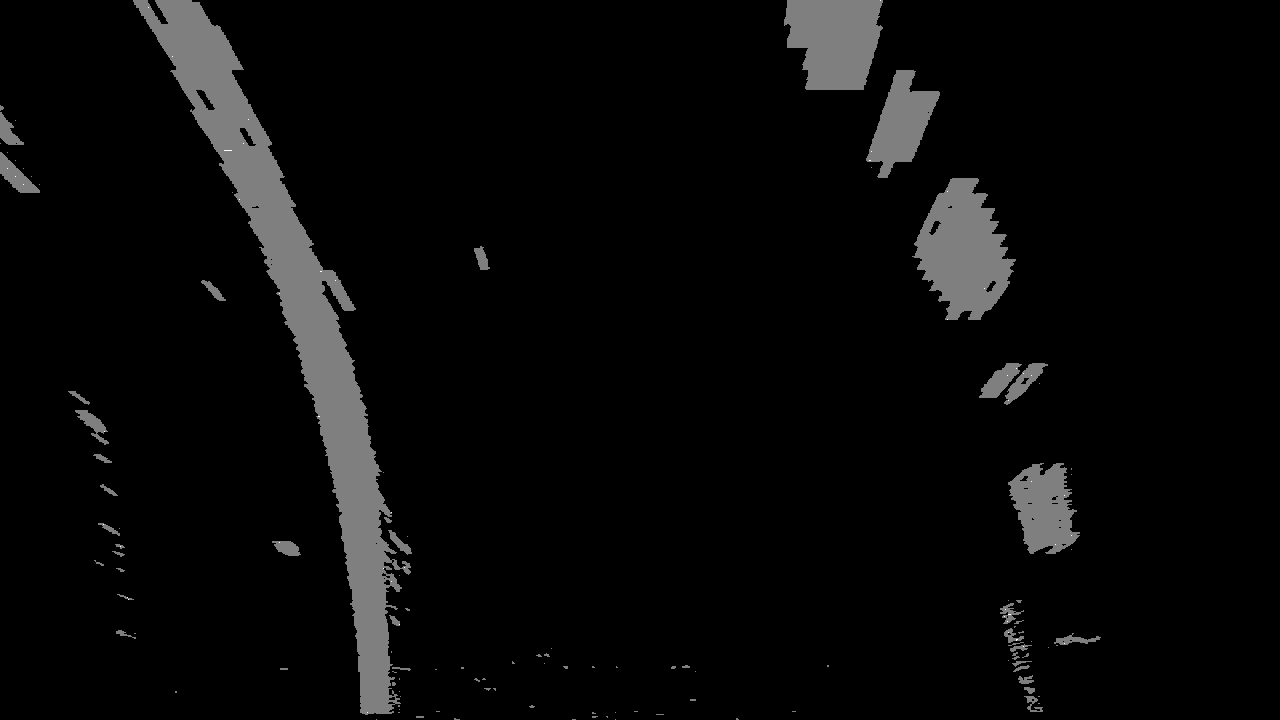
#> input picture output_images/perspective_transform_applied_bin.jpg, 1280 x 720 px
$ python finding_lines_and_radii.py   (older library calls are emulated)
#> lines starting #> are read from the running program, lines starting #| are printed output that depends on the picture; long printed decimals are rounded
import numpy as np
import cv2
import matplotlib.pyplot as plt

binary_warped = cv2.imread('output_images/perspective_transform_applied_bin.jpg')
#> binary_warped is the input picture: shape (720, 1280, 3); min 0, max 2, mean 0.0714
binary_warped = binary_warped[:,:,0]
#> binary_warped: shape (720, 1280)

# Assuming you have created a warped binary image called "binary_warped"
# Take a histogram of the bottom half of the image
histogram = np.sum(binary_warped[binary_warped.shape[0]//2:,:], axis=0)
#> histogram = 1280 values, max 317 at index 361, min 0 at index 0, mean 18.44

#plt.plot(histogram)
#plt.title('histogram')
#plt.show()

# Create an output image to draw on and  visualize the result
out_img = np.dstack((binary_warped, binary_warped, binary_warped))*255
# Find the peak of the left and right halves of the histogram
# These will be the starting point for the left and right lines
midpoint = np.int(histogram.shape[0]/2)
#> midpoint = 640
leftx_base = np.argmax(histogram[:midpoint])
#> leftx_base = 361
rightx_base = np.argmax(histogram[midpoint:]) + midpoint
#> rightx_base = 1030

# Choose the number of sliding windows
nwindows = 9
# Set height of windows
window_height = np.int(binary_warped.shape[0]/nwindows)
#> window_height = 80
# Identify the x and y positions of all nonzero pixels in the image
nonzero = binary_warped.nonzero()
#> nonzero = 65740 positions, rows 0 to 719, columns 0 to 1100
nonzeroy = np.array(nonzero[0])
nonzerox = np.array(nonzero[1])
# Current positions to be updated for each window
leftx_current = leftx_base
#> leftx_current = 361
rightx_current = rightx_base
#> rightx_current = 1030
# Set the width of the windows +/- margin
margin = 100
# Set minimum number of pixels found to recenter window
minpix = 50
# Create empty lists to receive left and right lane pixel indices
left_lane_inds = []
right_lane_inds = []

# Step through the windows one by one
for window in range(nwindows):
    # Identify window boundaries in x and y (and right and left)
    win_y_low = binary_warped.shape[0] - (window+1)*window_height
    win_y_high = binary_warped.shape[0] - window*window_height
    win_xleft_low = leftx_current - margin
    win_xleft_high = leftx_current + margin
    win_xright_low = rightx_current - margin
    win_xright_high = rightx_current + margin
    # Draw the windows on the visualization image
    cv2.rectangle(out_img,(win_xleft_low,win_y_low),(win_xleft_high,win_y_high),(0,255,0), 2)
    cv2.rectangle(out_img,(win_xright_low,win_y_low),(win_xright_high,win_y_high),(0,255,0), 2)
    # Identify the nonzero pixels in x and y within the window
    good_left_inds = ((nonzeroy >= win_y_low) & (nonzeroy < win_y_high) & (nonzerox >= win_xleft_low) & (nonzerox < win_xleft_high)).nonzero()[0]
    good_right_inds = ((nonzeroy >= win_y_low) & (nonzeroy < win_y_high) & (nonzerox >= win_xright_low) & (nonzerox < win_xright_high)).nonzero()[0]
    # Append these indices to the lists
    left_lane_inds.append(good_left_inds)
    right_lane_inds.append(good_right_inds)
    # If you found > minpix pixels, recenter next window on their mean position
    if len(good_left_inds) > minpix:
        leftx_current = np.int(np.mean(nonzerox[good_left_inds]))
    if len(good_right_inds) > minpix:
        rightx_current = np.int(np.mean(nonzerox[good_right_inds]))
#> this loop made 9 passes
#> (win_xleft_low, win_xleft_high, win_xright_low, win_xright_high, leftx_current, rightx_current) on passes 1 to 9: (261, 461, 930, 1130, 375, 1033), (275, 475, 933, 1133, 371, 1027), (271, 471, 927, 1127, 358, 1043), (258, 458, 943, 1143, 346, 1041), (246, 446, 941, 1141, 324, 1011), (224, 424, 911, 1111, 302, 965), (202, 402, 865, 1065, 264, 954), (164, 364, 854, 1054, 227, 900), (127, 327, 800, 1000, 190, 840)
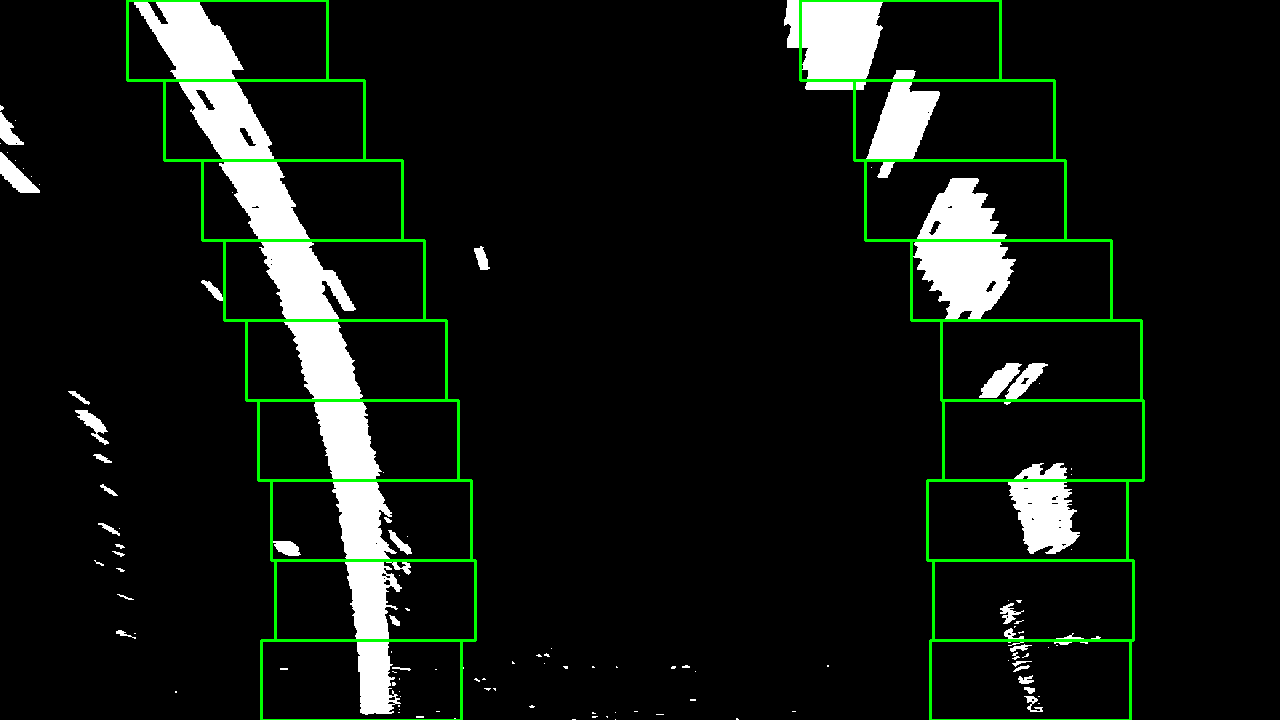
#> out_img: shape (720, 1280, 3); mean of channels 0, 1, 2 17.5, 23.1, 17.5; drawn as B, G, R
#> after the loop, left_lane_inds = 9 items; right_lane_inds = 9 items

# Concatenate the arrays of indices
left_lane_inds = np.concatenate(left_lane_inds)
right_lane_inds = np.concatenate(right_lane_inds)

# Extract left and right line pixel positions
leftx = nonzerox[left_lane_inds]
lefty = nonzeroy[left_lane_inds]
rightx = nonzerox[right_lane_inds]
righty = nonzeroy[right_lane_inds]

# Fit a second order polynomial to each
left_fit = np.polyfit(lefty, leftx, 2)
#> left_fit = [-0.000419, 0.593, 165.9]
right_fit = np.polyfit(righty, rightx, 2)
#> right_fit = [-0.000578, 0.723, 818.4]


### Visualization
# Generate x and y values for plotting
ploty = np.linspace(0, binary_warped.shape[0]-1, binary_warped.shape[0] )
#> ploty = 720 values from 0 to 719
left_fitx = left_fit[0]*ploty**2 + left_fit[1]*ploty + left_fit[2]
#> left_fitx = 720 values, max 375.7 at index 708, min 165.9 at index 0, mean 306.8
right_fitx = right_fit[0]*ploty**2 + right_fit[1]*ploty + right_fit[2]
#> right_fitx = 720 values, max 1044.7 at index 626, min 818.4 at index 0, mean 978.8

out_img[nonzeroy[left_lane_inds], nonzerox[left_lane_inds]] = [255, 0, 0]
out_img[nonzeroy[right_lane_inds], nonzerox[right_lane_inds]] = [0, 0, 255]
plt.imshow(out_img)
plt.plot(left_fitx, ploty, color='yellow')
plt.plot(right_fitx, ploty, color='yellow')
plt.xlim(0, 1280)
plt.ylim(720, 0)
plt.show()
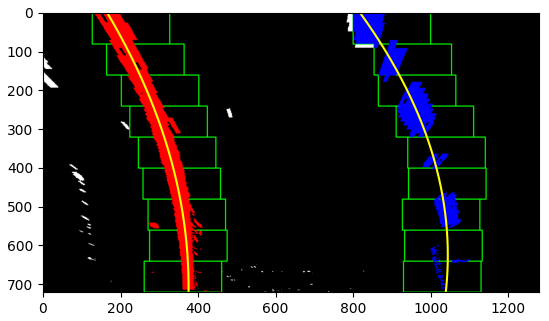
#> figure drawn by matplotlib, 1 panel


### Next frame
# Assume you now have a new warped binary image
# from the next frame of video (also called "binary_warped")
# It's now much easier to find line pixels!
nonzero = binary_warped.nonzero()
nonzeroy = np.array(nonzero[0])
nonzerox = np.array(nonzero[1])
margin = 100
left_lane_inds = ((nonzerox > (left_fit[0]*(nonzeroy**2) + left_fit[1]*nonzeroy + left_fit[2] - margin)) & (nonzerox < (left_fit[0]*(nonzeroy**2) + left_fit[1]*nonzeroy + left_fit[2] + margin)))
right_lane_inds = ((nonzerox > (right_fit[0]*(nonzeroy**2) + right_fit[1]*nonzeroy + right_fit[2] - margin)) & (nonzerox < (right_fit[0]*(nonzeroy**2) + right_fit[1]*nonzeroy + right_fit[2] + margin)))

# Again, extract left and right line pixel positions
leftx = nonzerox[left_lane_inds]
lefty = nonzeroy[left_lane_inds]
rightx = nonzerox[right_lane_inds]
righty = nonzeroy[right_lane_inds]
# Fit a second order polynomial to each
left_fit = np.polyfit(lefty, leftx, 2)
#> left_fit = [-0.000405, 0.584, 166.3]
right_fit = np.polyfit(righty, rightx, 2)
#> right_fit = [-0.000617, 0.757, 812.2]
# Generate x and y values for plotting
ploty = np.linspace(0, binary_warped.shape[0]-1, binary_warped.shape[0] )
left_fitx = left_fit[0]*ploty**2 + left_fit[1]*ploty + left_fit[2]
#> left_fitx = 720 values from 166.3 to 376.8
right_fitx = right_fit[0]*ploty**2 + right_fit[1]*ploty + right_fit[2]
#> right_fitx = 720 values, max 1044 at index 613, min 812.2 at index 0, mean 977.7

### Next frame visualization
# Create an image to draw on and an image to show the selection window
out_img = np.dstack((binary_warped, binary_warped, binary_warped))*255
window_img = np.zeros_like(out_img)
# Color in left and right line pixels
out_img[nonzeroy[left_lane_inds], nonzerox[left_lane_inds]] = [255, 0, 0]
out_img[nonzeroy[right_lane_inds], nonzerox[right_lane_inds]] = [0, 0, 255]

# Generate a polygon to illustrate the search window area
# And recast the x and y points into usable format for cv2.fillPoly()
left_line_window1 = np.array([np.transpose(np.vstack([left_fitx-margin, ploty]))])
#> left_line_window1 = 720 pairs, first value 66.33 to 276.8, second value 0 to 719
left_line_window2 = np.array([np.flipud(np.transpose(np.vstack([left_fitx+margin, ploty])))])
#> left_line_window2 = 720 pairs, first value 266.3 to 476.8, second value 0 to 719
left_line_pts = np.hstack((left_line_window1, left_line_window2))
#> left_line_pts = 1440 pairs, first value 66.33 to 476.8, second value 0 to 719
right_line_window1 = np.array([np.transpose(np.vstack([right_fitx-margin, ploty]))])
#> right_line_window1 = 720 pairs, first value 712.2 to 944, second value 0 to 719
right_line_window2 = np.array([np.flipud(np.transpose(np.vstack([right_fitx+margin, ploty])))])
#> right_line_window2 = 720 pairs, first value 912.2 to 1144, second value 0 to 719
right_line_pts = np.hstack((right_line_window1, right_line_window2))
#> right_line_pts = 1440 pairs, first value 712.2 to 1144, second value 0 to 719

# Draw the lane onto the warped blank image
cv2.fillPoly(window_img, np.int_([left_line_pts]), (0,255, 0))
cv2.fillPoly(window_img, np.int_([right_line_pts]), (0,255, 0))
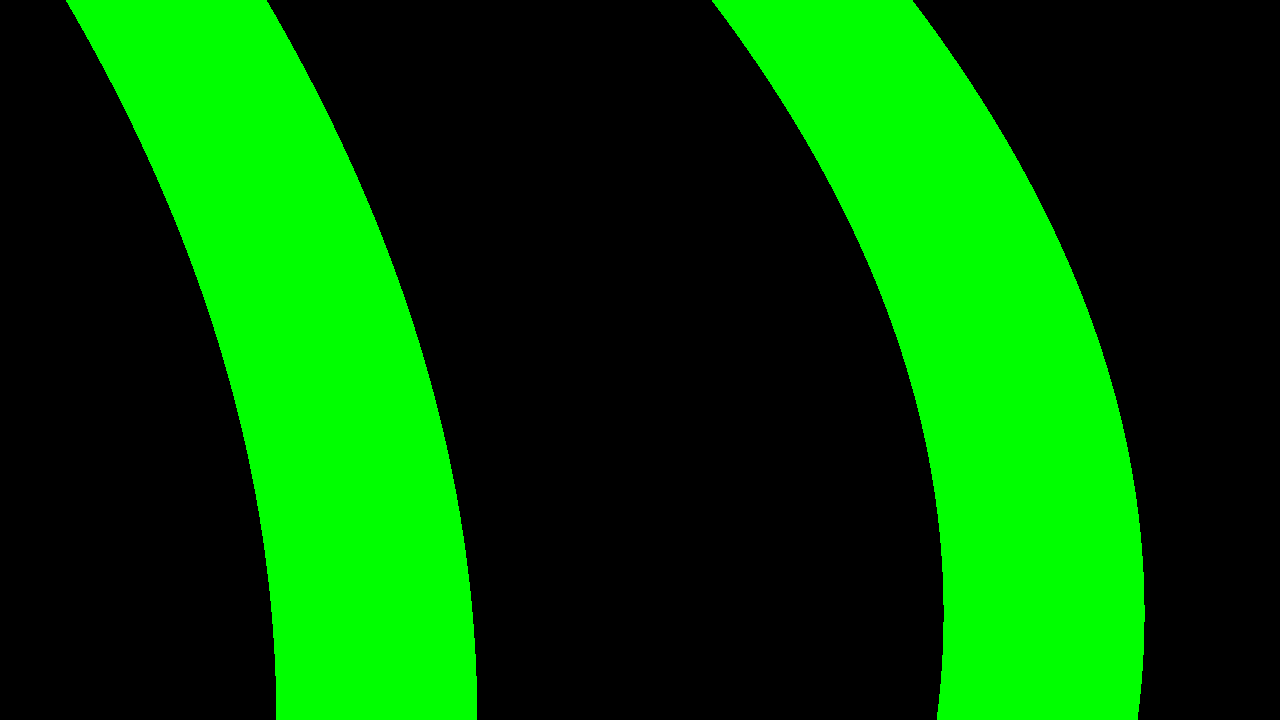
#> window_img: shape (720, 1280, 3); mean of channels 0, 1, 2 0, 80.1, 0; drawn as B, G, R
result = cv2.addWeighted(out_img, 1, window_img, 0.3, 0)
plt.imshow(result)
plt.plot(left_fitx, ploty, color='yellow')
plt.plot(right_fitx, ploty, color='yellow')
plt.xlim(0, 1280)
plt.ylim(720, 0)
plt.show()
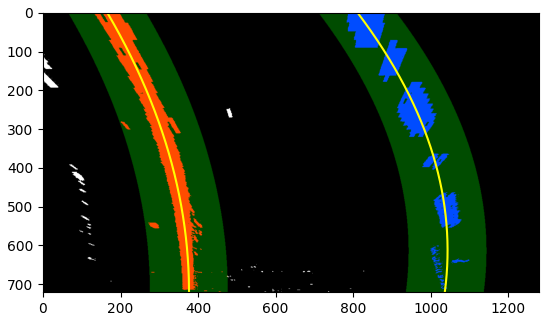
#> figure drawn by matplotlib, 1 panel


# Define conversions in x and y from pixels space to meters
x_shrink_factor = 1.15
ym_per_pix = 30/720 # meters per pixel in y dimension
xm_per_pix = 3.7/(700*x_shrink_factor) # meters per pixel in x dimension
left_x_scaled = list(map(lambda x: x*xm_per_pix, leftx))
#> left_x_scaled = 36213 items
left_y_scaled = list(map(lambda x: x*ym_per_pix, lefty))
#> left_y_scaled = 36213 items
right_x_scaled = list(map(lambda x: x*xm_per_pix, rightx))
#> right_x_scaled = 27060 items
right_y_scaled = list(map(lambda x: x*ym_per_pix, righty))
#> right_y_scaled = 27060 items


# Fit new polynomials to x,y in world space
left_fit_cr = np.polyfit(left_y_scaled, left_x_scaled, 2)
#> left_fit_cr = [-0.00107, 0.0644, 0.765]
right_fit_cr = np.polyfit(right_y_scaled, right_x_scaled, 2)
#> right_fit_cr = [-0.00163, 0.0835, 3.73]
# Calculate the new radii of curvature
y_eval = 719 #maximum y-value corresponding to the bottom of the image
left_curverad = ((1 + (2*left_fit_cr[0]*y_eval*ym_per_pix + left_fit_cr[1])**2)**1.5) / np.absolute(2*left_fit_cr[0])
#> left_curverad = 465.9
right_curverad = ((1 + (2*right_fit_cr[0]*y_eval*ym_per_pix + right_fit_cr[1])**2)**1.5) / np.absolute(2*right_fit_cr[0])
#> right_curverad = 306.1
# Now our radius of curvature is in meters
print(left_curverad, 'm', right_curverad, 'm')
#| 465.872 m 306.132 m
# Example values: 632.1 m    626.2 m

#Unwarping image
out_img = np.dstack((binary_warped, binary_warped, binary_warped))*255
y_points = np.linspace(0, binary_warped.shape[0]-1, binary_warped.shape[0])
#> y_points = 720 values from 0 to 719
left_line_window = np.array(np.transpose(np.vstack([left_fitx, y_points])))
#> left_line_window = 720 pairs, first value 166.3 to 376.8, second value 0 to 719
right_line_window = np.array(np.flipud(np.transpose(np.vstack([right_fitx, y_points]))))
#> right_line_window = 720 pairs, first value 812.2 to 1044, second value 0 to 719
line_points = np.vstack((left_line_window, right_line_window))
#> line_points = 1440 pairs, first value 166.3 to 1044, second value 0 to 719
cv2.fillPoly(out_img, np.int_([line_points]), [0,255, 0])

img = cv2.imread('test_images/test2.jpg')
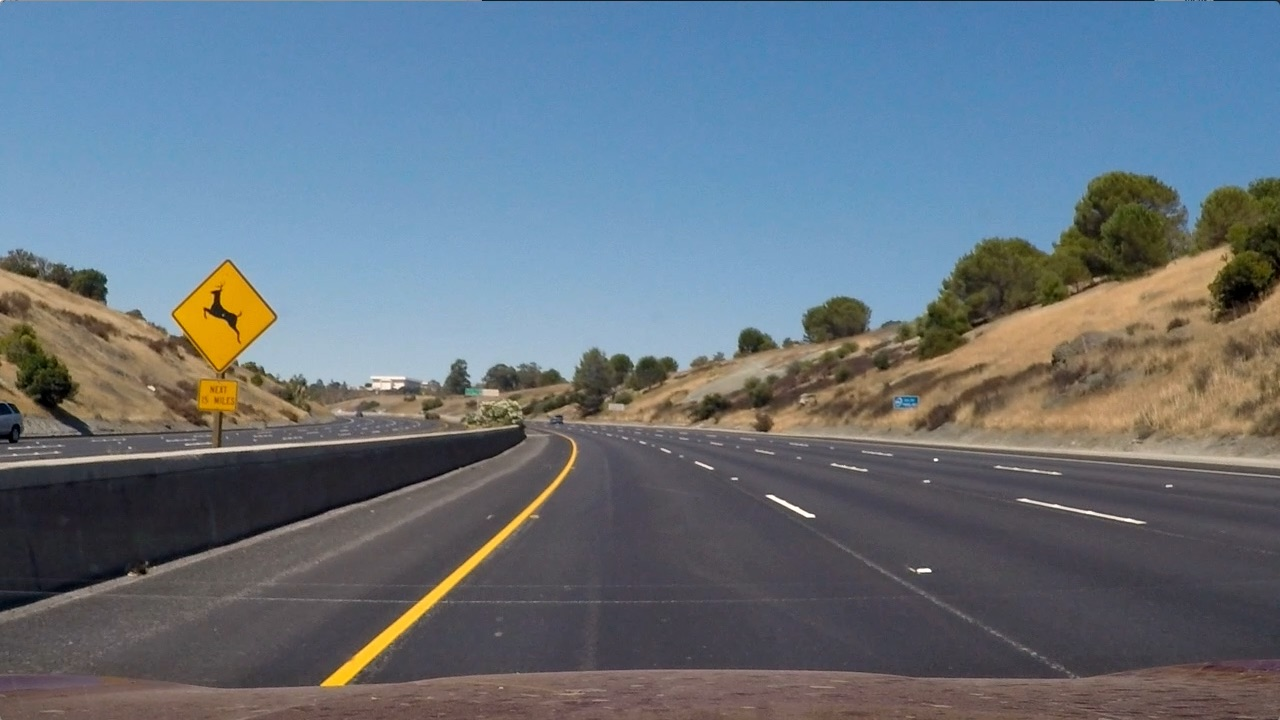
#> input picture test_images/test2.jpg, 1280 x 720 px
#> img is the input picture: shape (720, 1280, 3); mean B, G, R 125.5, 114.6, 102.8

src = np.float32([[595,450],[689,450],[216,720],[1108,720]])
dst = np.float32([[216+100,0],[1108-100,0],[216+100,720],[1108-100,720]])
M_inv = cv2.getPerspectiveTransform(dst,src)
#> M_inv = [[0.136, -0.795, 552.1], [0, -0.52, 450], [0, -0.00124, 1]]

img_size = (img.shape[1], img.shape[0])
#> img_size = (1280, 720)
img = cv2.cvtColor(img, cv2.COLOR_BGR2RGB)
unwarped = cv2.warpPerspective(out_img, M_inv, img_size , flags=cv2.INTER_LINEAR)

result = cv2.addWeighted(img, 1, unwarped, 0.3, 0)
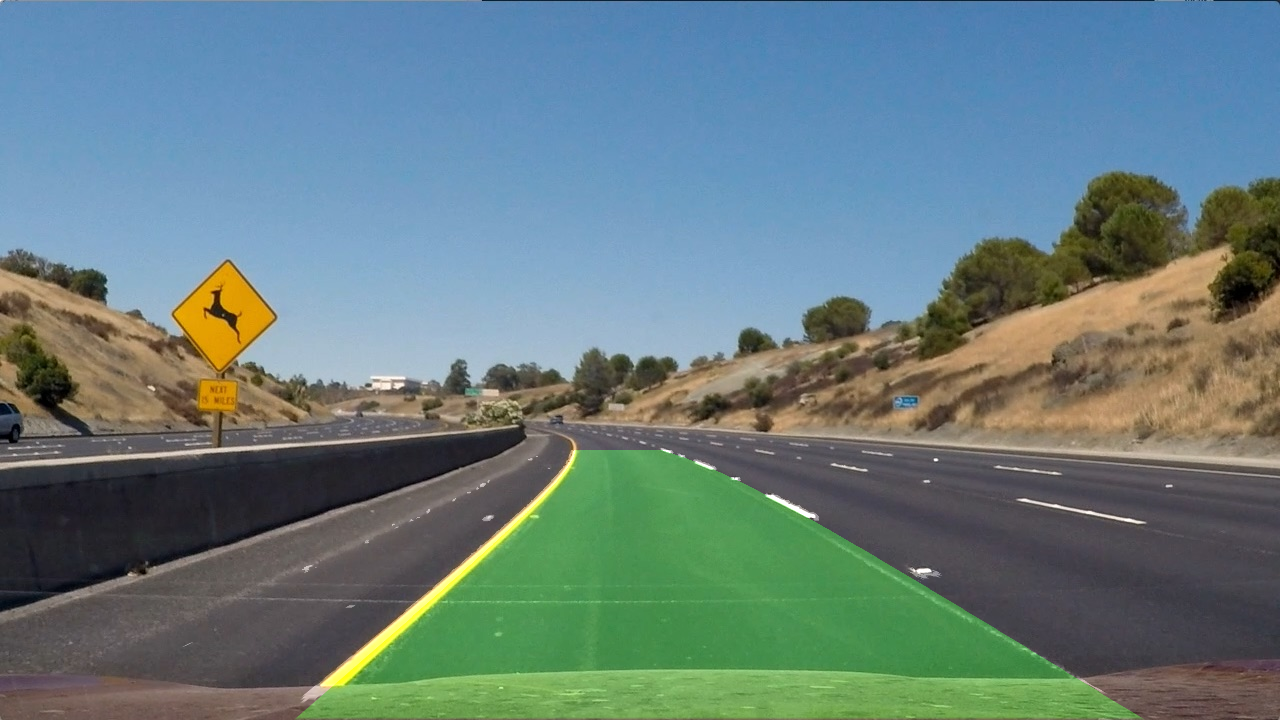
#> result: shape (720, 1280, 3); mean R, G, B 102.9, 125.4, 125.8

plt.imshow(result)
plt.show()
